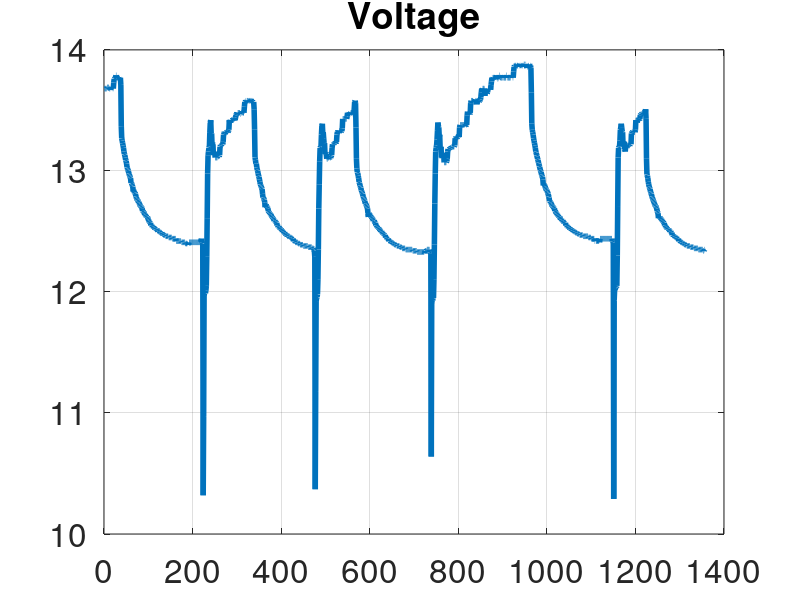
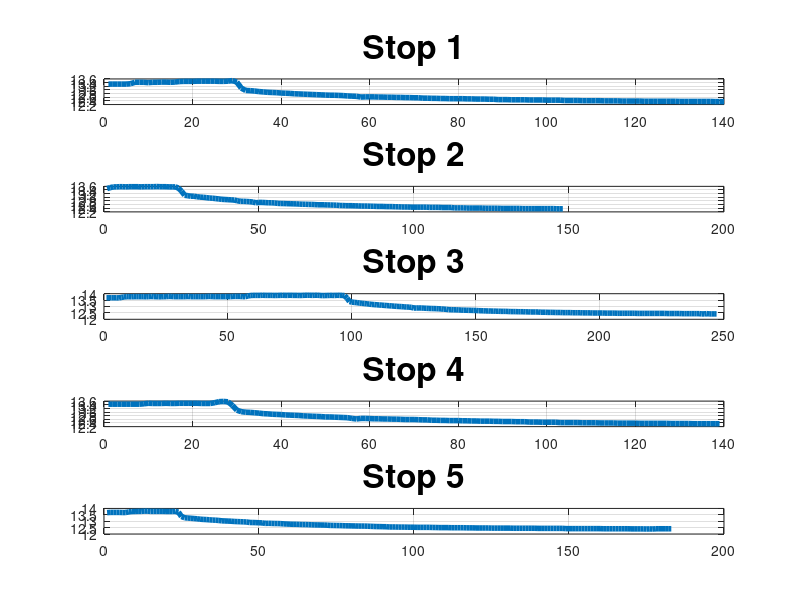
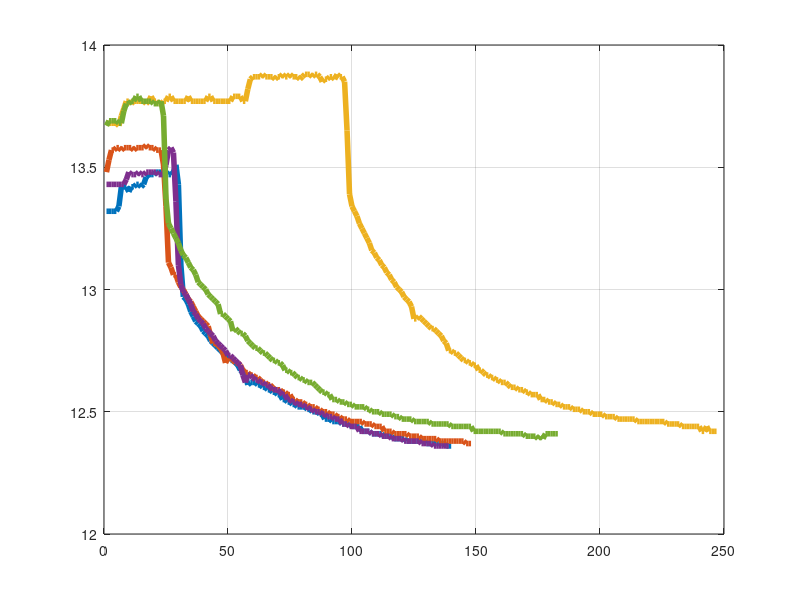

These figures' MATLAB source, in order:
load('Stop.mat')
load('Stop_1_a54.mat');
load('Stop_2_be8.mat');
load('Stop_3_d88.mat');
load('Stop_4_d36.mat');
load('Stop_5_dc0.mat');

figure(1);
plot(Stop,'Linewidth',4);
grid();
title('Voltage','FontSize',24');
set(gca,'FontSize',24);

figure(2);
set(gca,'FontSize',24);
subplot(5,1,1);
plot(Stop_1_a54,'Linewidth',4);
grid();
title('Stop 1','FontSize',24');
subplot(5,1,2);
plot(Stop_2_be8,'Linewidth',4);
grid();
title('Stop 2','FontSize',24');
subplot(5,1,3);
plot(Stop_3_d88,'Linewidth',4);
grid();
title('Stop 3','FontSize',24');
subplot(5,1,4);
plot(Stop_4_d36,'Linewidth',4);
grid();
title('Stop 4','FontSize',24');
subplot(5,1,5);
plot(Stop_5_dc0,'Linewidth',4);
grid();
title('Stop 5','FontSize',24');

figure(3);
set(gca,'FontSize',24);
plot(Stop_1_a54,'Linewidth',4);
hold on;
plot(Stop_2_be8,'Linewidth',4);
hold on;
plot(Stop_3_d88,'Linewidth',4);
hold on;
plot(Stop_4_d36,'Linewidth',4);
hold on;
plot(Stop_5_dc0,'Linewidth',4);
hold on;
grid();
